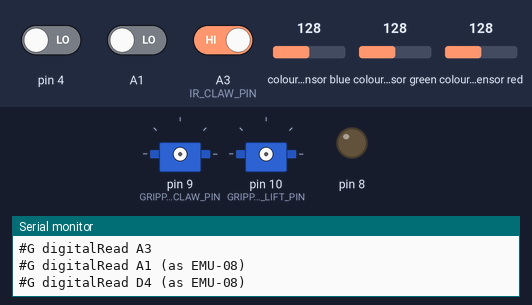
This sketch was run on a simulated Arduino Uno, built with avr-gcc and run on an emulated ATmega328P. Parts: 2 × servo, output pins drawn as LEDs (lit = HIGH), the last lines printed to the serial monitor. Wiring (inferred from the names in the program): TCS34725 colour sensor at I2C address 0x29. The test bench sets the inputs (shaded band); at power-on: pin 4 LOW, A1 LOW, A3 (IR_CLAW_PIN) HIGH, colour sensor blue 128, colour sensor green 128, colour sensor red 128.

Above: at 0.1 s.
At 0.9 s:
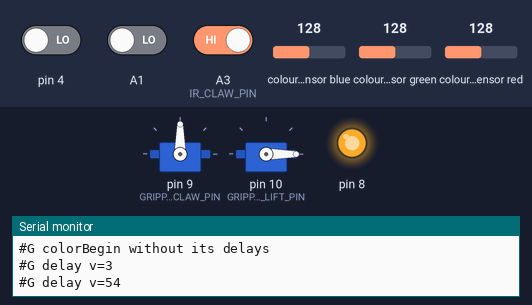
At 2.0 s:
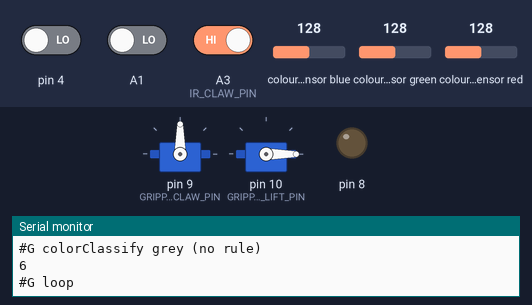
Timing chart, 0 to 3.5 s (numbered marks = the images above):
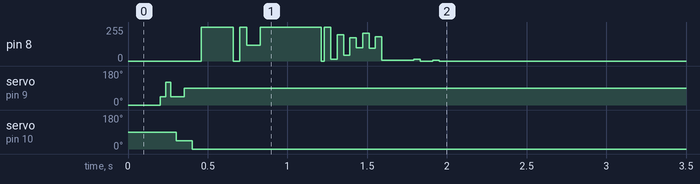

The sketch:

gripper-costs.ino
```cpp
// N19 G0.2 cost sketch (EMU-20): how long each call of the gripper car's helpers takes, from emulated cycle counts, run by
// spikes/avr8js/run-gripper.ts with the TS TCS34725 on the bus (white light) and again with no device at 0x29 (NACK).
// Same method as costs.ino (N18 R0.4, EMU-08): D8 (PB0) is the marker, set before the call and cleared after it by direct port
// writes; each group prints its name and waits for it to leave, so no Serial interrupt runs while measuring; the harness takes the
// shortest of N samples (the one no interrupt landed in) minus the empty baseline. Arguments are volatile, so LTO cannot fold them.
// The helpers between the markers are the text of gripper-forms.ino.
#include <Servo.h>
#include <Wire.h>

#define GRIPPER_CLAW_PIN 9
#define GRIPPER_LIFT_PIN 10
#define IR_CLAW_PIN A3
#define COLOR_ADDR 0x29

#define MARK_ON() (PORTB |= _BV(PB0))
#define MARK_OFF() (PORTB &= ~_BV(PB0))
#define N 8

Servo gripperClaw;
Servo gripperLift;
uint16_t colorC = 0;
uint16_t colorR = 0;
uint16_t colorG = 0;
uint16_t colorB = 0;

// GRIPPER HELPERS begin (the generated forms; gripper-costs.ino carries the same text, the runner checks it)
void gripperSet(Servo &servo, long angle) {
  if (angle < 0L) angle = 0L;
  if (angle > 90L) angle = 90L;
  servo.write((int)angle);
}

// COLOR_RULES begin (colorRulesCpp() of spikes/avr8js/color-rules.ts; the runner checks this copy)
#define COLOR_RULE_COUNT 7
const uint16_t COLOR_RULES[COLOR_RULE_COUNT][9] PROGMEM = {
  {6, 0, 299, 0, 1000, 0, 1000, 0, 1000},
  {0, 0, 65535, 500, 1000, 0, 299, 0, 1000},
  {1, 0, 65535, 0, 329, 420, 1000, 0, 1000},
  {2, 0, 65535, 0, 299, 0, 1000, 420, 1000},
  {4, 12000, 65535, 0, 419, 0, 1000, 230, 1000},
  {3, 0, 65535, 380, 1000, 330, 1000, 0, 229},
  {5, 0, 3999, 0, 1000, 0, 1000, 0, 1000},
};
// COLOR_RULES end

// One register write: the command byte (CMD bit, repeated-byte protocol, the register) and the value.
void colorWrite(uint8_t reg, uint8_t value) {
  Wire.beginTransmission(COLOR_ADDR);
  Wire.write((uint8_t)(0x80 | reg));
  Wire.write(value);
  Wire.endTransmission();
}

// ATIME 0xEB (21 cycles, 50.4 ms), gain 4x, power on, 3 ms (> 2.4 ms) later the RGBC, then 54 ms for the first window
// (2.4 ms RGBC Init + 50.4 ms). The 3 ms timeout resets the TWI if the bus hangs, so a missing sensor never blocks the program.
void colorBegin() {
  Wire.begin();
  Wire.setWireTimeout(3000, true);
  colorWrite(0x01, 0xEB);
  colorWrite(0x0F, 0x01);
  colorWrite(0x00, 0x01);
  delay(3);
  colorWrite(0x00, 0x03);
  delay(54);
}

// C, R, G, B in one auto-increment read from CDATAL (command 0xB4), little-endian. A NACK or a short read gives zeros.
void colorFetch() {
  Wire.beginTransmission(COLOR_ADDR);
  Wire.write((uint8_t)0xB4);
  if (Wire.endTransmission() != 0 || Wire.requestFrom((uint8_t)COLOR_ADDR, (uint8_t)8) != 8) {
    colorC = 0;
    colorR = 0;
    colorG = 0;
    colorB = 0;
    return;
  }
  uint8_t bytes[8];
  for (uint8_t i = 0; i < 8; i++) {
    bytes[i] = (uint8_t)Wire.read();
  }
  colorC = (uint16_t)bytes[0] | ((uint16_t)bytes[1] << 8);
  colorR = (uint16_t)bytes[2] | ((uint16_t)bytes[3] << 8);
  colorG = (uint16_t)bytes[4] | ((uint16_t)bytes[5] << 8);
  colorB = (uint16_t)bytes[6] | ((uint16_t)bytes[7] << 8);
}

// The first rule whose C and per-mille (of r + g + b, truncated) are inside its bounds; 6 (unknown) when none is.
uint8_t colorClassify() {
  unsigned long sum = (unsigned long)colorR + colorG + colorB;
  uint16_t r = sum == 0UL ? 0 : (uint16_t)((colorR * 1000UL) / sum);
  uint16_t g = sum == 0UL ? 0 : (uint16_t)((colorG * 1000UL) / sum);
  uint16_t b = sum == 0UL ? 0 : (uint16_t)((colorB * 1000UL) / sum);
  for (uint8_t i = 0; i < COLOR_RULE_COUNT; i++) {
    const uint16_t *rule = COLOR_RULES[i];
    if (colorC >= pgm_read_word(&rule[1]) && colorC <= pgm_read_word(&rule[2]) &&
        r >= pgm_read_word(&rule[3]) && r <= pgm_read_word(&rule[4]) &&
        g >= pgm_read_word(&rule[5]) && g <= pgm_read_word(&rule[6]) &&
        b >= pgm_read_word(&rule[7]) && b <= pgm_read_word(&rule[8])) {
      return (uint8_t)pgm_read_word(&rule[0]);
    }
  }
  return 6;
}

bool colorIs(uint8_t n) {
  colorFetch();
  return colorClassify() == n;
}

// 0 red, 1 green, 2 blue, 3 clear.
long colorRaw(uint8_t k) {
  colorFetch();
  if (k == 0) return (long)colorR;
  if (k == 1) return (long)colorG;
  if (k == 2) return (long)colorB;
  return (long)colorC;
}
// GRIPPER HELPERS end

// Spike only: colorBegin's statements without its two delays (a cross-check of colorBegin minus delay(3) and delay(54)).
void colorBeginNoDelays() {
  Wire.begin();
  Wire.setWireTimeout(3000, true);
  colorWrite(0x01, 0xEB);
  colorWrite(0x0F, 0x01);
  colorWrite(0x00, 0x01);
  colorWrite(0x00, 0x03);
}

volatile long vAngle = 45L;
volatile long vOver = 120L;
volatile long vUnder = -5L;
volatile uint8_t vColour = 4;
volatile uint8_t vChannel = 3;
volatile unsigned long vMs3 = 3UL;
volatile unsigned long vMs54 = 54UL;
volatile uint16_t vC;
volatile uint16_t vR;
volatile uint16_t vG;
volatile uint16_t vB;
volatile uint8_t sink8;
volatile long sink32;

void group(const __FlashStringHelper *name) {
  Serial.print(F("\n#G "));
  Serial.println(name);
  Serial.flush();
  delay(3);
}

#define MEASURE_N(name, count, statement)        \
  do {                                           \
    group(F(name));                              \
    for (uint8_t i = 0; i < (count); i++) {      \
      MARK_ON();                                 \
      statement;                                 \
      MARK_OFF();                                \
      delayMicroseconds(300);                    \
    }                                            \
  } while (0)

#define MEASURE(name, statement) MEASURE_N(name, N, statement)

// colorClassify on a reading (the model's counts of each light, plan placeholder), then print the class it gave.
#define CLASSIFY(name, c, r, g, b)               \
  do {                                           \
    vC = c;                                      \
    vR = r;                                      \
    vG = g;                                      \
    vB = b;                                      \
    group(F(name));                              \
    for (uint8_t i = 0; i < N; i++) {            \
      colorC = vC;                               \
      colorR = vR;                               \
      colorG = vG;                               \
      colorB = vB;                               \
      MARK_ON();                                 \
      sink8 = colorClassify();                   \
      MARK_OFF();                                \
      delayMicroseconds(300);                    \
    }                                            \
    Serial.println(sink8);                       \
    Serial.flush();                              \
  } while (0)

void setup() {
  Serial.begin(9600);
  DDRB |= _BV(PB0);
  pinMode(IR_CLAW_PIN, INPUT);

  MEASURE("baseline", (void)0);
  pinMode(4, INPUT);
  MEASURE("digitalRead A3", sink8 = digitalRead(IR_CLAW_PIN));
  MEASURE("digitalRead A1 (as EMU-08)", sink8 = digitalRead(A1));
  MEASURE("digitalRead D4 (as EMU-08)", sink8 = digitalRead(4));
  MEASURE("ir detect A3 (digitalRead == LOW)", sink8 = (digitalRead(IR_CLAW_PIN) == LOW));

  gripperClaw.attach(GRIPPER_CLAW_PIN);
  gripperClaw.write(0);
  gripperLift.attach(GRIPPER_LIFT_PIN);
  gripperLift.write(90);
  MEASURE("Servo.write claw v=45", gripperClaw.write((int)vAngle));
  MEASURE("Servo.write claw v=120", gripperClaw.write((int)vOver));
  MEASURE("gripperSet claw v=45", gripperSet(gripperClaw, vAngle));
  MEASURE("gripperSet lift v=45", gripperSet(gripperLift, vAngle));
  MEASURE("gripperSet claw v=120 (clamped to 90)", gripperSet(gripperClaw, vOver));
  MEASURE("gripperSet lift v=-5 (clamped to 0)", gripperSet(gripperLift, vUnder));

  MEASURE_N("colorBegin", 4, colorBegin());
  MEASURE("colorBegin without its delays", colorBeginNoDelays());
  MEASURE("delay v=3", delay(vMs3));
  MEASURE("delay v=54", delay(vMs54));
  MEASURE("colorWrite", colorWrite(0x0F, 0x01));
  MEASURE_N("colorFetch, servos attached", 32, colorFetch());
  // The rest with no Servo interrupt: a call over 1 ms always has Timer0's in it, so 32 samples find one where it fell in bus time.
  gripperClaw.detach();
  gripperLift.detach();
  MEASURE_N("colorFetch, servos detached", 32, colorFetch());
  MEASURE_N("colorIs v=4", 32, sink8 = colorIs(vColour));
  MEASURE_N("colorRaw v=3", 32, sink32 = colorRaw(vChannel));

  CLASSIFY("colorClassify red", 11100, 8047, 1675, 1377);
  CLASSIFY("colorClassify green", 8892, 2165, 4979, 1747);
  CLASSIFY("colorClassify blue", 11150, 988, 4144, 6017);
  CLASSIFY("colorClassify yellow", 17605, 9565, 6719, 1320);
  CLASSIFY("colorClassify white", 21504, 9717, 8910, 7297);
  CLASSIFY("colorClassify black", 3460, 1292, 1188, 979);
  CLASSIFY("colorClassify none", 120, 40, 40, 40);
  CLASSIFY("colorClassify zeros (NACK)", 0, 0, 0, 0);
  CLASSIFY("colorClassify grey (no rule)", 8000, 2667, 2667, 2666);
  group(F("loop"));
}

void loop() {
}
```
